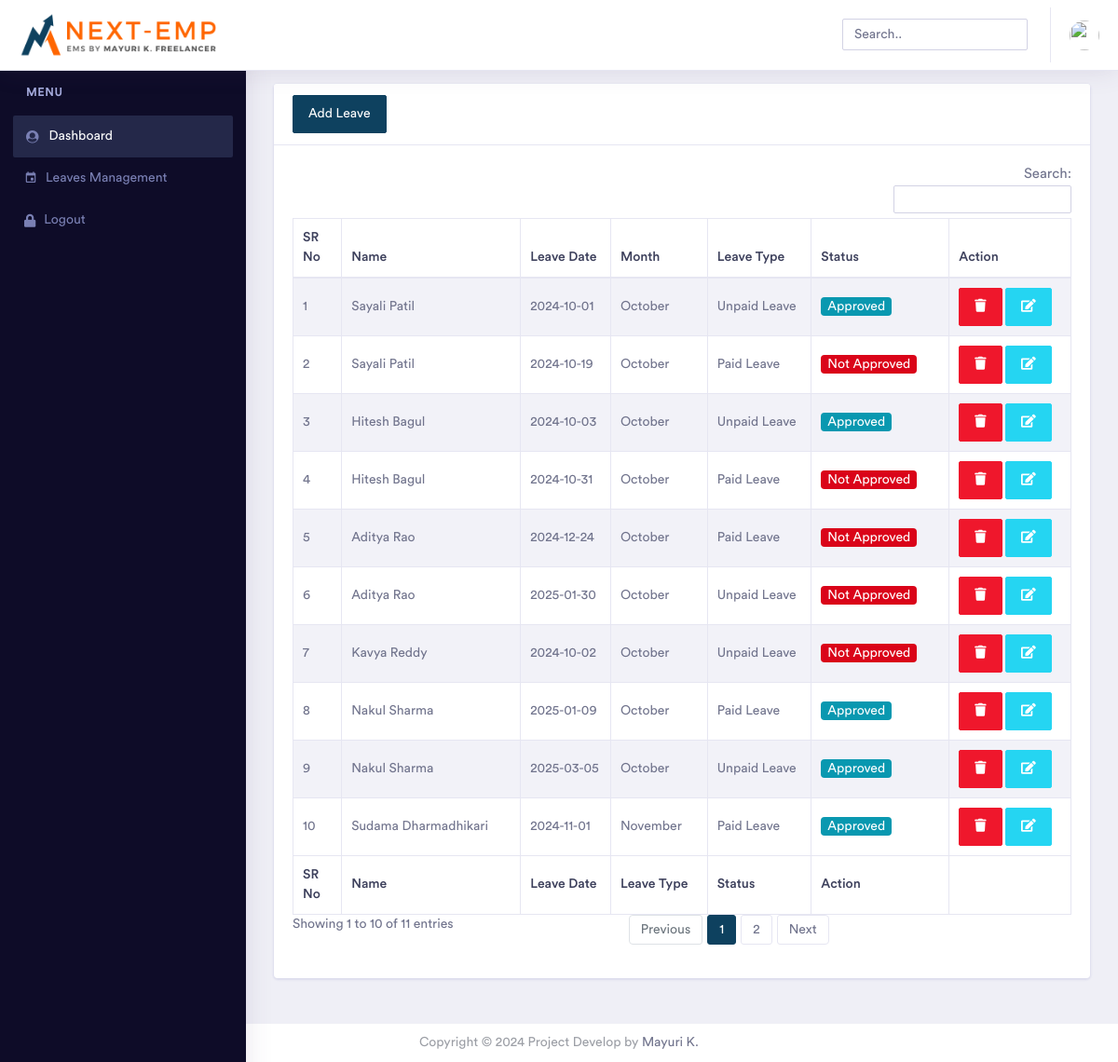
/admin/view_leaves.php (signed in), run on an earlier commit of the app's database.
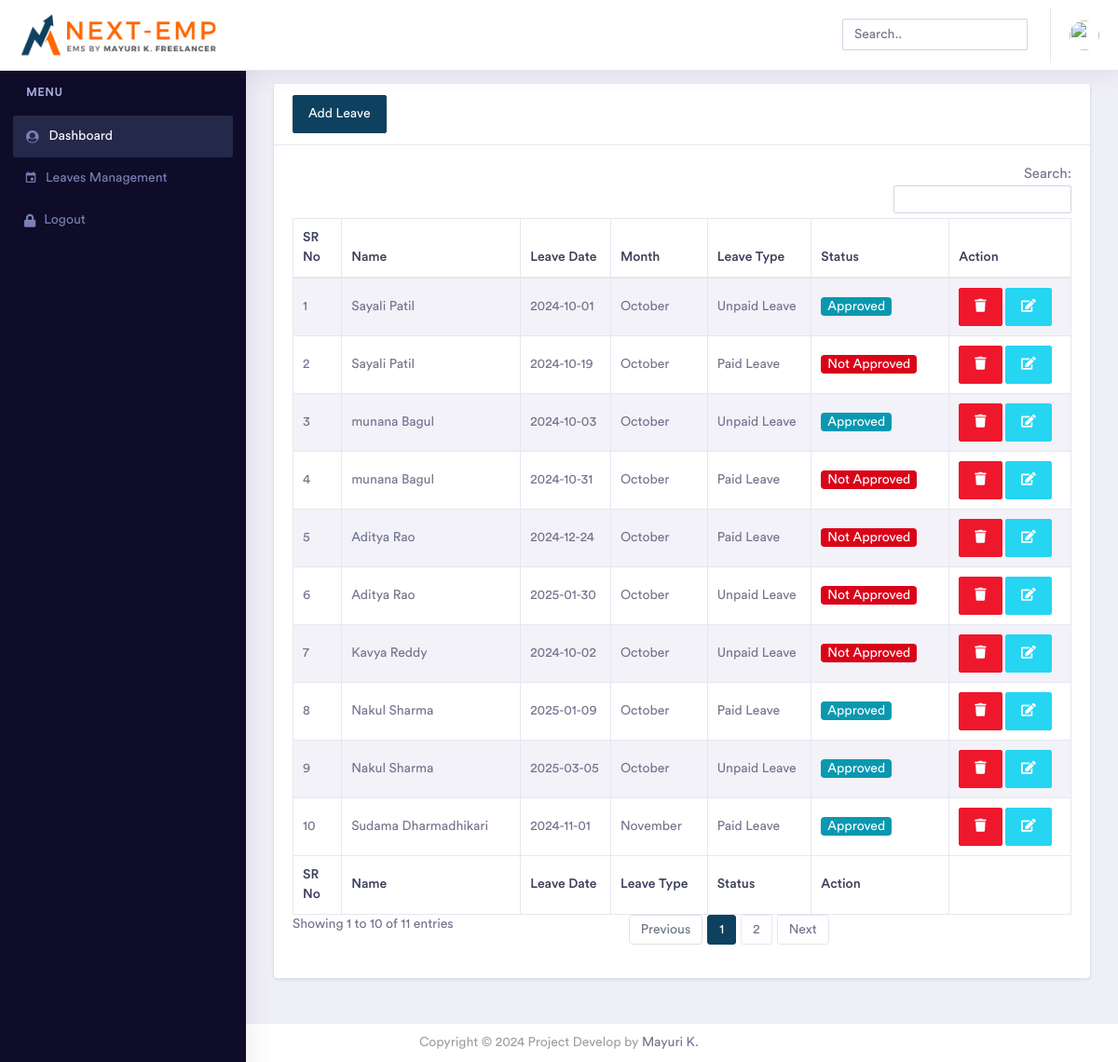
And on a later commit of the database.
### tables this page shows
CREATE TABLE `leaves` (
  `id` int(11) NOT NULL AUTO_INCREMENT,
  `user` varchar(200) NOT NULL,
  `month` varchar(150) NOT NULL,
  `year` varchar(150) NOT NULL,
  `date` date NOT NULL,
  `type` int(11) NOT NULL COMMENT '1=paid 2=unpaid',
  `total` int(50) NOT NULL,
  `status` int(11) NOT NULL,
  `remark` varchar(500) NOT NULL,
  `delete_status` tinyint(4) NOT NULL,
  PRIMARY KEY (`id`)
);

### admin/view_leaves.php (the view, shortened to what this page needs)
<?php include('include/head.php'); ?>
<?php include('include/header.php'); ?>
<?php include('include/sidebar.php'); ?>
<div class="dashboard-wrapper">
    <div class="container-fluid  dashboard-content">
        <div class="row">
            <div class="col-xl-12 col-lg-12 col-md-12 col-sm-12 col-12">
                <div class="card">
                    <div class="card-header">
                        <a href="add_leaves.php"><button class="btn btn-primary" type="submit" name=""> Add Leave</button></a>
                    </div>
                    <div class="card-body">
                        <div class="table-responsive">
                            <table id="example" class="table table-striped table-bordered second" style="width:100%">
                                <thead>
                                    <tr>
                                        <th>SR No</th>
                                        <th>Name</th>
                                        <th>Leave Date</th>
                                           <th>Month</th>
                                       <th>Leave Type</th>
                                        <th>Status</th>
                                        <th>Action</th>
                                    </tr>
                                </thead>
                                <tbody>
                                    <?php
                                    $sql = "SELECT * FROM leaves where delete_status='0' ";
                                    $statement = $conn->prepare($sql);
                                    $statement->execute();
                                     $record4=$statement->fetchAll();
                                     foreach($record4 as $key)
                                     {
                                        $stmt = $conn->prepare("SELECT * FROM admin WHERE id=?");
                                        $stmt->execute([$key['user']]);
                                        $group = $stmt->fetch();
                                        $no += 1;
                                    ?>
                                        <tr>
                                            <td><?= $no; ?></td>
                                            <td><?php echo $group['fname'] ;?>   <?php echo $group['lname'] ; ?></td>
                                            <td><?php echo $key['date']?></td>
                                                 <td><?php echo $key['month']?></td>
                                              <td><?php  if($key['type']=='1'){echo 'Paid Leave';}elseif($key['type']=='2'){ echo 'Unpaid Leave';} ?></td>
                                       <td>
    <?php
    if ($key['status'] == '0') {
        echo '
        <button type="button" class="badge badge-danger" data-toggle="modal" data-target="#exampleModal' . $key['id'] . '">
        Not Approved
        </button>';
    } elseif ($key['status'] == '1') {
        echo '
        <button type="button" class="badge badge-info" data-toggle="modal" data-target="#exampleModal' . $key['id'] . '">
        Approved
        </button>';
    }
    ?>
</td>
                                            <td>
                                                <a href="#"><button type="button" class="btn btn-danger cancel-button" onclick="return confirm('Do you really want to Delete ?') && delForm(event, <?php echo $key['id']; ?>, 'Operation/leaves.php')" id="<?= $id; ?>"><i class="fas fa-trash"></i></button></a>
                                                <a href="#" onclick="editForm(event,<?php echo $key['id']; ?>, 'edit_leaves.php')" class="btn btn-info" title="Edit Event"><i class="fas fa-edit"></i></a>
                                            </td>
                                        </tr>
                                    <?php } ?>
                                </tbody>
                                <tfoot>
                                    <tr>
                                    <th>SR No</th>
                                        <th>Name</th>
                                        <th>Leave Date</th>
                                       <th>Leave Type</th>
                                        <th>Status</th>
                                        <th>Action</th>
                                    </tr>
                                </tfoot>
                            </table>
                        </div>
                    </div>
                </div>
            </div>
        </div>
    </div>
    <?php include('include/footer.php'); ?>
</body>
</html>

What changed in the data, as far as the page shows it:
changed through a linked row, leaves (number 3 of 10 on the later page): admin.fname "Hitesh" → "munana"
changed through a linked row, leaves (number 4 of 10 on the later page): admin.fname "Hitesh" → "munana"
